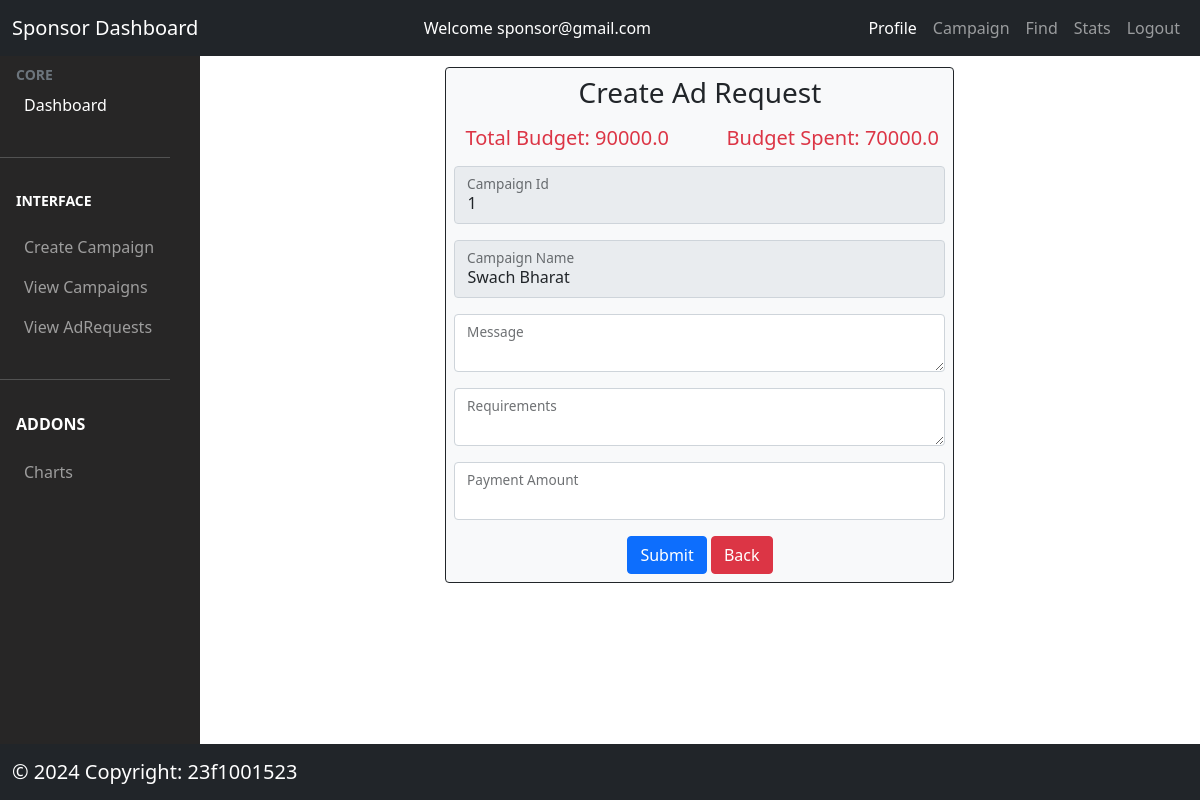
/sponsor/adrequest/1 (signed in), run on an earlier commit of the app's database.
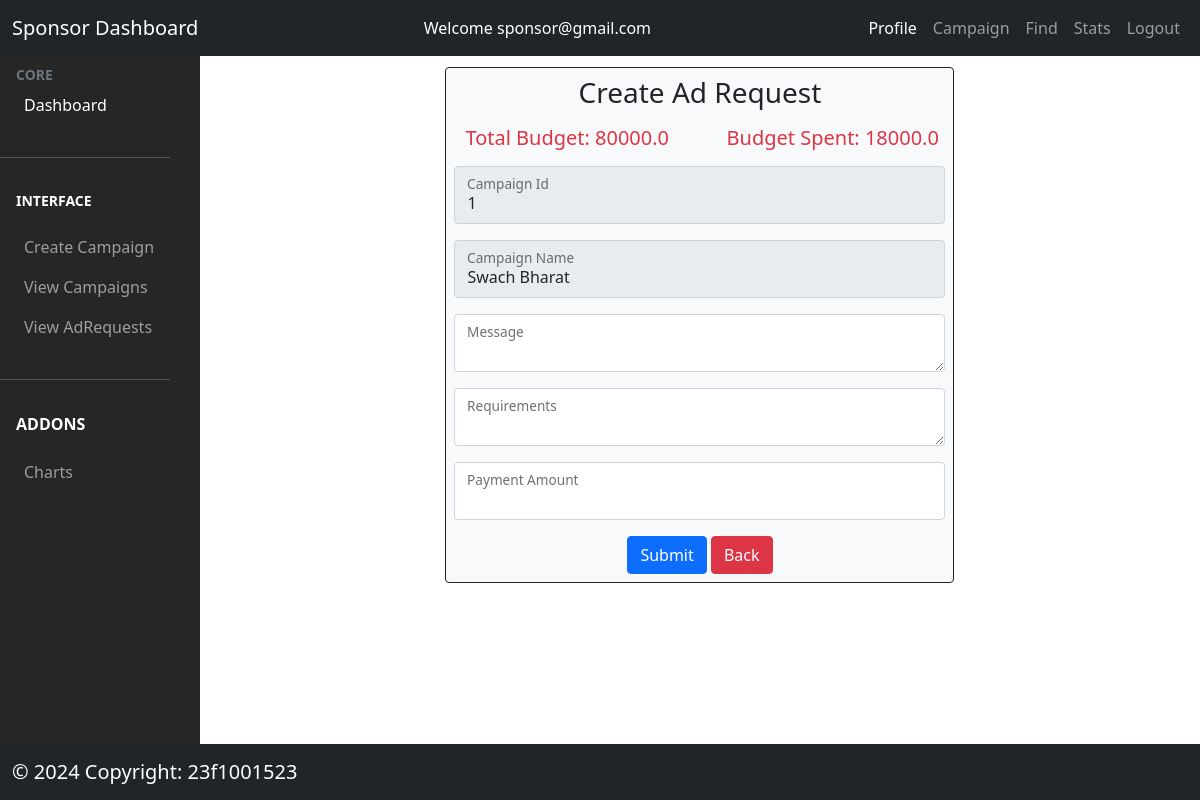
And on a later commit of the database.
### models/model.py (models this page shows, shortened)
class Campaign(db.Model):
  __tablename__ = 'campaigns'
  campaign_id = db.Column(db.Integer, autoincrement=True, primary_key=True)
  name = db.Column(db.String(200), nullable=False)
  description = db.Column(db.String(200), nullable=False)
  start_date = db.Column(db.String(200), nullable=False)
  end_date = db.Column(db.String(200), nullable=False)
  budget = db.Column(db.Float, nullable=False)
  visibility = db.Column(db.String(200), nullable=False)
  goals = db.Column(db.String(200), nullable=False)
  status = db.Column(db.String(200), nullable=False)  #active or inactive
  sponsor_id = db.Column(db.String(200),
                         db.ForeignKey("sponsors.sponsor_id"),
                         nullable=False)
  adrequests = db.relationship("AdRequest", backref="campaign", lazy=True)
  create_date = db.Column(db.DateTime, default=datetime.now(timezone.utc))
  expiry = db.Column(db.String(100), nullable=False)  # campaign expiry date

### controllers/sponsor.py (the view, shortened to what this page needs)
@app.route('/sponsor/adrequest/<id>', methods=['GET', 'POST'])
@login_required_sponsor
def adrequest(id):
  campaign = Campaign.query.filter_by(campaign_id=id).first()
  used_budget=0
  campaigns=Campaign.query.filter_by(campaign_id=id).first();
  for adrequest in campaigns.adrequests:
    used_budget+=adrequest.payment_amount
  return render_template('/sponsor/adrequest.html', campaign=campaign,used_budget=used_budget)

### controllers/usermanager.py (called while the page is built)
def login_required_sponsor(func):
  @wraps(func)
  def wrapper_sponsor(*args, **kwargs):
    if session.get('loggedin') is None or session['user_type'] != 'sponsor':
      flash('You need to login first')
      return redirect(url_for('login'))
    return func(*args, **kwargs)
  return wrapper_sponsor

### templates/sponsor/adrequest.html (shortened to what this page needs)
{% extends '/sponsor/sponsor_dashboard.html' %}
{% block content %}
<div class="row justify-content-center mt-2">
  <div class="col-md-6 bg-light border border-dark rounded p-2">
      <h3 class='text-center mb-3'>Create Ad Request</h3>
    <div class='row'>
      <div class='col ms-9'><h5 class='text-center text-danger'>Total Budget: {{campaign.budget}}</h5></div>
      <div class='col ms-3'><h5 class='text-center text-danger mb-3'>Budget Spent: {{used_budget}}</h5></div></div>
      <form  action='/sponsor/adrequest/{{campaign.campaign_id}}' method='POST'>
        <div  class="form-floating mb-3">
          <input type="text" class="form-control" id="campaign_id" name='campaign_id' value="{{campaign.campaign_id}}" disabled>
          <label for="campaign_id" class="form-label text-dark" >Campaign Id</label>
        </div>
        <div  class="form-floating mb-3">
          <input type="text" class="form-control" id="name" name='name' value="{{campaign.name}}" disabled>
          <label for="name" class="form-label text-dark">Campaign Name</label>
        </div>
        <div  class="form-floating mb-3">
          <textarea type="text" class="form-control" id="message" name='message' required></textarea>
          <label for="message" class="form-label text-dark">Message</label>
        </div>
        <div  class="form-floating mb-3">
          <textarea type="text" class="form-control" id="requirements" name='requirements' required></textarea>
          <label for="requirements" class="form-label text-dark">Requirements</label>
        </div>
        <div  class="form-floating mb-3">
          <input type="number" class="form-control" id="payment_amount" name='payment_amount'>
          <label for="payment_amount" class="form-label text-dark">Payment Amount</label>
        </div>
        <div class='text-center'>
        <button type="submit" class="btn btn-primary">Submit</button>
        <a type="button" href='/sponsor/campaign/show' class="btn btn-danger text-white">Back</a></div>
      </form>
  </div>
</div>
{% endblock %}

### templates/sponsor/sponsor_dashboard.html (shortened to what this page needs)
<!doctype html>
<html lang="en">
  <head>
    {% block head %}
     <link rel="stylesheet" href="/static/css/style.css">
    <link href="https://cdn.jsdelivr.net/npm/bootstrap@5.0.2/dist/css/bootstrap.min.css" rel="stylesheet">
    {% endblock %}
  </head>
  <body>
    <div class="parent">
      <div class="header">
        <nav class="navbar navbar-expand-lg navbar-dark bg-dark">
          <div class="container-fluid">
            <a class="navbar-brand" href="/sponsor/dashboard">Sponsor Dashboard</a>
            <div class="collapse navbar-collapse" id="navbarSupportedContent">
              <ul  class="navbar-nav ms-auto mb-2 mb-lg-0">
                <li>
                  <a class="nav-link active" href="/sponsor/campaign"> Welcome {{session['user_id']}}</a>
                </li>
              </ul>
              <ul class="navbar-nav ms-auto mb-2 mb-lg-0">
                <li class="nav-item">
                  <a class="nav-link active"  href="/sponsor/profile">Profile</a>
                </li>
                <li class="nav-item">
                  <a class="nav-link" href="/sponsor/campaign/show">Campaign</a>
                </li>
                <li class="nav-item">
                  <a class="nav-link" href="/sponsor/find">Find</a>
                </li>
                <li class="nav-item">
                  <a class="nav-link" href="/sponsor/stats">Stats</a>
                </li>
                <li class="nav-item dropdown">
                    <a class="nav-link" href="/logout">Logout</a>
                </li>
              </ul>
            </div>
          </div>
        </nav>
      </div>
      <div class="aside">
        <nav class="navbar navbar-dark">
            <ul class="navbar-nav navbar-expand-md">
            <li>
              <div class="text-muted small fw-bold text-uppercase px-3">
                CORE
              </div>
            </li>
            <li>
              <a href="/admin/dashboard" class="nav-link px-3 active">
                <span>Dashboard</span>
              </a>
            </li>
            <li class="my-4"><hr class="dropdown-divider bg-light" /></li>
            <li>
              <div class="small fw-bold text-uppercase px-3 mb-3">
                Interface
              </div>
            </li>
              <li>
                <a class="nav-link px-3 sidebar-link"
                 href="/sponsor/campaign">
                  <span>Create Campaign</span>
                </a>
              </li>
            <li>
              <a class="nav-link px-3 sidebar-link"
               href="/sponsor/campaign/show">
                <span>View Campaigns</span>
              </a>
            </li>
              <li>
                <a href="/sponsor/campaign/show" class="nav-link px-3">
                  <span>View AdRequests</span>
                </a>
              </li>
            <li class="my-4"><hr class="dropdown-divider bg-light" /></li>
            <li>
              <div class="fw-bold text-uppercase px-3 mb-3">
                Addons
              </div>
            </li>
            <li>
              <a href="/sponsor/stats" class="nav-link px-3">
                <span>Charts</span>
              </a>
            </li>
          </ul>
        </nav>
      </div>
      <div class="main">
          {% block content %}
        {% endblock %}
      </div>
      <div class="footer">
        <nav class="navbar fixed-bottom bg-dark navbar-dark">
          <div class="container-fluid">
            <a class="navbar-brand me-auto" href="#">&copy 2024 Copyright: 23f1001523</a>
          </div>
        </nav>
      </div>
    </div>
  </body>
</html>

What changed in the data, as far as the page shows it:
changed Campaign "sponsor@gmail.com": budget "90000.0" → "80000.0"
Also different on the page:
{{ used_budget }}: "70000.0" → "18000.0"
